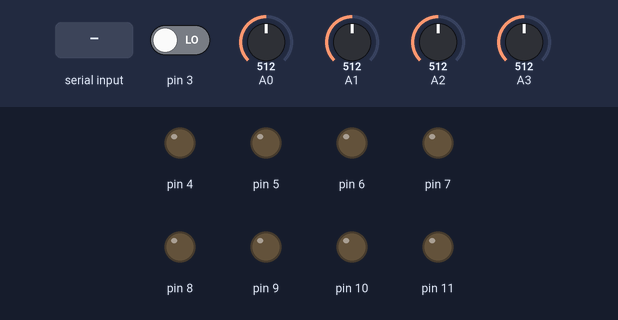
Simulated run of this sketch. Board: Arduino Uno, built with avr-gcc and run on an emulated ATmega328P. Parts: output pins drawn as LEDs (lit = HIGH). The test bench sets the inputs (shaded band); at power-on: pin 3 LOW, A0 = 512, A1 = 512, A2 = 512, A3 = 512. What the sketch prints to the serial monitor is not drawn.

Above: at 1.2 s.
1.3 s: byte 30 received over Serial
At 1.6 s:
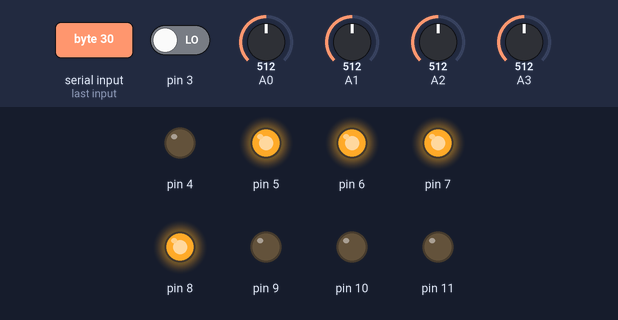
2.8 s: byte 90 received over Serial
At 3.9 s:
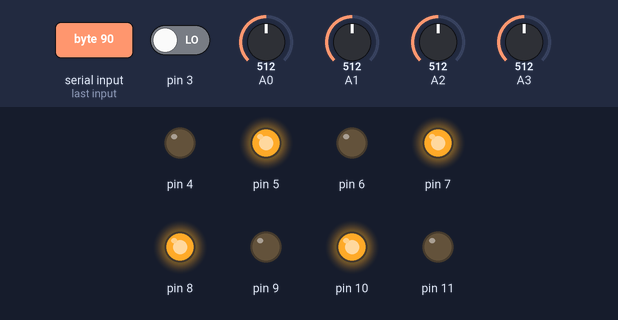
4.3 s: byte 120 received over Serial
At 5.1 s:
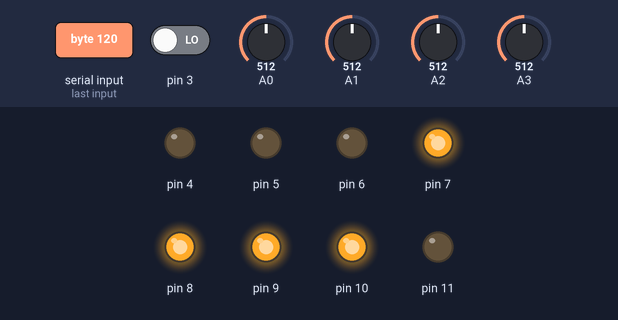
Timing chart, 0 to 7.3 s (numbered marks = the images above; inputs shaded):
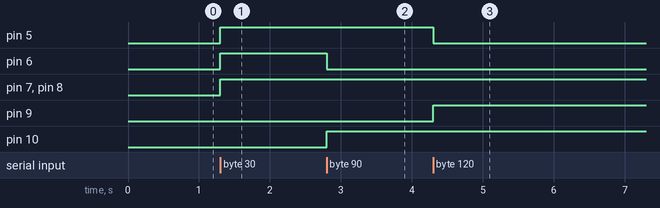

Measured:
- after the input at 1.3 s, pin 5–8: LOW → HIGH at once
- after the input at 2.8 s, pin 6: HIGH → LOW at once; pin 10: LOW → HIGH at once
- after the input at 4.3 s, pin 5: HIGH → LOW at once; pin 9: LOW → HIGH at once

The sketch:

Konfer-ard-roma.ino
```cpp
/*
Инициализация
Принимает амплитуду сигнала, который нужно подать на выход
Считывет АЦП с трех каналов
Передает эти значения напряжений обратно на ПК
Подает на выход принятый в п.1 сигнал
Ожидает новую команду
 */
    int code1 = 0;
    int code2 = 0;
    int dcode1 = 0;
    int dcode2 = 0;
    int ADC1 = 0;
    int ADC2 = 0;
    int ADC3 = 0;
    int ADC4 = 0;

// the setup routine runs once when you press reset:
void setup() {
  Serial.begin(115200);
  DDRB = B00001111;  //пины порт В на выход (пины 8-11)
  DDRD = B11110000;  //пины порт D на выход (пины 4-7)

  attachInterrupt(1, encoder, RISING);  //Включить прерывания по int1
}

void outled(byte C)
{
 PORTD = (C&DDRB)*16  ;
 PORTB = (C&DDRD)/16  ;
}

void loop()
  {
    ADC1 = analogRead(A0);  // Запись АЦП0
    ADC2 = analogRead(A1);  // Запись АЦП1
    ADC3 = analogRead(A2);  // Запись АЦП2
    ADC4 = analogRead(A3);  // Запись АЦП2

  if (Serial.available() > 0)  //если есть входные данные, то начать процесс передачи данных
  {
    detachInterrupt(1);

    byte Data = Serial.read();

    Serial.write(0);    // Отправка через порт В0
    Serial.write(127);    // Отправка через порт В2
    Serial.write(128);    // Отправка через порт В3
    Serial.write(250);    // Отправка через порт В4
    Serial.write(-10);    // Отправка цифрового байта повышения
    Serial.write(305);    // Отправка цифрового байта понижения

      outled(byte(Data)); //Вывод на цифровой выход принятых данных

      code2 = code1;
      dcode1 = 0;
      dcode2 = 0;
      attachInterrupt(1, encoder, RISING);  //Включить прерывания
    }
}

void encoder()          //Положительный отсчет при положительном фронте пин3
{                       //  и высоком уровне пин2
  if (digitalRead(2)== HIGH)
  {
    code1 = ++code1;
  }
  else
  {
    code1 = --code1;
  }

  if (code1>code2)
  {dcode1 = code1-code2;
  dcode2 = 0;}            //Установка повышающего кода

  if (code1<code2)
  {dcode2 = code2-code1;
  dcode1 = 0;}            //Установка понижающего кода
}
```
